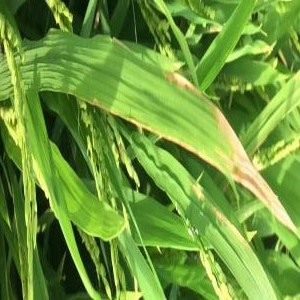
#> input picture ml/detection/data/raw/Bacterialblight/BACTERAILBLIGHT3_003.jpg, 300 x 300 px, found by its file name; its folder holds only this picture in this run
$ jupyter execute redimensionnement.ipynb
#> lines starting #> are read from the running program, lines starting #| are printed output that depends on the picture
[cell 1]
import pandas as pd
import numpy as np
import matplotlib.pyplot as plt
import cv2
import os
from PIL import Image

[cell 2]
data_path = "../data/raw"

[cell 3]
classes = [d for d in os.listdir(data_path) if os.path.isdir(os.path.join(data_path, d))]
classes

Redimensionnement

[cell 4]
# [7 lines of commented-out code are left out]

[cell 5]
#CV2
W,H=256,256
for c in classes:
    c_path = os.path.join(data_path,c)
    list_img = os.listdir(c_path)
    for img in list_img:
        img_resized = cv2.imread(os.path.join(c_path,img))
#> img_resized is the input picture: shape (300, 300, 3); mean B, G, R 58.8, 151.6, 109.6
        img_resized = cv2.resize(img_resized,(W,H))
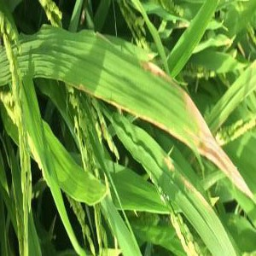
#> img_resized: shape (256, 256, 3); mean B, G, R 58.7, 151.5, 109.5
        cv2.imwrite(os.path.join(c_path,img),img_resized)

[cell 6]
img_shapes = []
for c in classes:
    c_path = os.path.join(data_path, c)
    images = os.listdir(c_path)
    for img_name in images:
        img = Image.open(os.path.join(c_path, img_name))
        img_shapes.append(img.size)

df_shapes = pd.DataFrame(img_shapes, columns=["Largeur", "Hauteur"])
#> df_shapes = table of 2 rows and 2 columns

[cell 7]
df_shapes.describe()
#> Out = table of 8 rows and 2 columns
